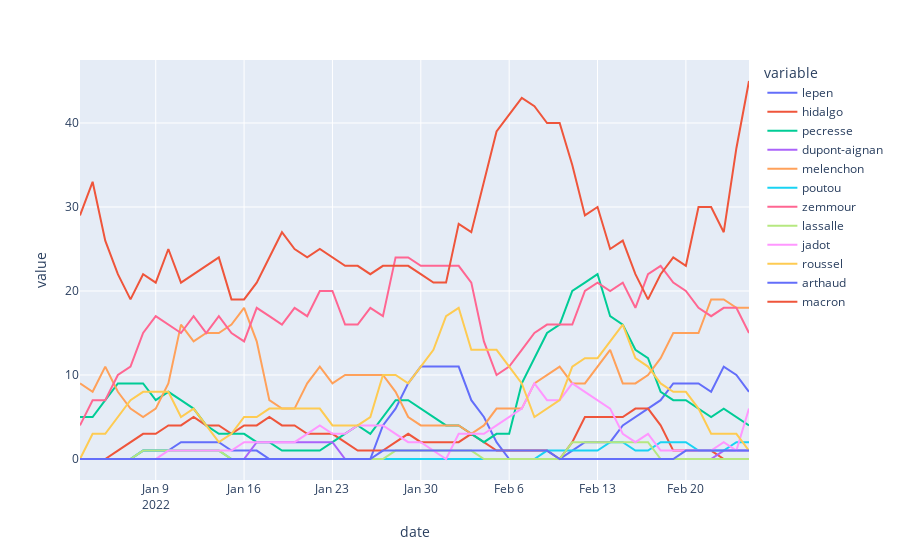

Write notebook code for a chart like this one.
### Code cell
import plotly.express as px

pd.options.plotting.backend = "plotly"
rs_df.plot(x='date', y=candidats)

### Figure 1 — Plotly figure (JSON) as saved in the notebook; plotly's stock layout.template omitted (floating-point values rounded to 4 significant figures)
{"data": [{"hovertemplate": "variable=lepen<br>date=%{x}<br>value=%{y}<extra></extra>", "legendgroup": "lepen", "line": {"color": "#636efa", "dash": "solid"}, "marker": {"symbol": "circle"}, "mode": "lines", "name": "lepen", "orientation": "v", "showlegend": true, "type": "scatter", "x": ["2022-01-03", "2022-01-04", "2022-01-05", "2022-01-06", "2022-01-07", "2022-01-08", "2022-01-09", "2022-01-10", "2022-01-11", "2022-01-12", "2022-01-13", "2022-01-14", "2022-01-15", "2022-01-16", "2022-01-17", "2022-01-18", "2022-01-19", "2022-01-20", "2022-01-21", "2022-01-22", "2022-01-23", "2022-01-24", "2022-01-25", "2022-01-26", "2022-01-27", "2022-01-28", "2022-01-29", "2022-01-30", "2022-01-31", "2022-02-01", "2022-02-02", "2022-02-03", "2022-02-04", "2022-02-05", "2022-02-06", "2022-02-07", "2022-02-08", "2022-02-09", "2022-02-10", "2022-02-11", "2022-02-12", "2022-02-13", "2022-02-14", "2022-02-15", "2022-02-16", "2022-02-17", "2022-02-18", "2022-02-19", "2022-02-20", "2022-02-21", "2022-02-22", "2022-02-23", "2022-02-24", "2022-02-25"], "xaxis": "x", "y": [0, 0, 0, 0, 0, 1, 1, 1, 2, 2, 2, 2, 1, 1, 1, 0, 0, 0, 0, 0, 0, 0, 0, 0, 4, 6, 9, 11, 11, 11, 11, 7, 5, 2, 0, 0, 0, 0, 0, 1, 2, 2, 2, 4, 5, 6, 7, 9, 9, 9, 8, 11, 10, 8], "yaxis": "y"}, {"hovertemplate": "variable=hidalgo<br>date=%{x}<br>value=%{y}<extra></extra>", "legendgroup": "hidalgo", "line": {"color": "#EF553B", "dash": "solid"}, "marker": {"symbol": "circle"}, "mode": "lines", "name": "hidalgo", "orientation": "v", "showlegend": true, "type": "scatter", "x": ["2022-01-03", "2022-01-04", "2022-01-05", "2022-01-06", "2022-01-07", "2022-01-08", "2022-01-09", "2022-01-10", "2022-01-11", "2022-01-12", "2022-01-13", "2022-01-14", "2022-01-15", "2022-01-16", "2022-01-17", "2022-01-18", "2022-01-19", "2022-01-20", "2022-01-21", "2022-01-22", "2022-01-23", "2022-01-24", "2022-01-25", "2022-01-26", "2022-01-27", "2022-01-28", "2022-01-29", "2022-01-30", "2022-01-31", "2022-02-01", "2022-02-02", "2022-02-03", "2022-02-04", "2022-02-05", "2022-02-06", "2022-02-07", "2022-02-08", "2022-02-09", "2022-02-10", "2022-02-11", "2022-02-12", "2022-02-13", "2022-02-14", "2022-02-15", "2022-02-16", "2022-02-17", "2022-02-18", "2022-02-19", "2022-02-20", "2022-02-21", "2022-02-22", "2022-02-23", "2022-02-24", "2022-02-25"], "xaxis": "x", "y": [0, 0, 0, 1, 2, 3, 3, 4, 4, 5, 4, 4, 3, 4, 4, 5, 4, 4, 3, 3, 3, 2, 1, 1, 1, 2, 3, 2, 2, 2, 2, 3, 2, 1, 1, 1, 1, 1, 0, 2, 5, 5, 5, 5, 6, 6, 4, 1, 1, 1, 1, 0, 0, 0], "yaxis": "y"}, {"hovertemplate": "variable=pecresse<br>date=%{x}<br>value=%{y}<extra></extra>", "legendgroup": "pecresse", "line": {"color": "#00cc96", "dash": "solid"}, "marker": {"symbol": "circle"}, "mode": "lines", "name": "pecresse", "orientation": "v", "showlegend": true, "type": "scatter", "x": ["2022-01-03", "2022-01-04", "2022-01-05", "2022-01-06", "2022-01-07", "2022-01-08", "2022-01-09", "2022-01-10", "2022-01-11", "2022-01-12", "2022-01-13", "2022-01-14", "2022-01-15", "2022-01-16", "2022-01-17", "2022-01-18", "2022-01-19", "2022-01-20", "2022-01-21", "2022-01-22", "2022-01-23", "2022-01-24", "2022-01-25", "2022-01-26", "2022-01-27", "2022-01-28", "2022-01-29", "2022-01-30", "2022-01-31", "2022-02-01", "2022-02-02", "2022-02-03", "2022-02-04", "2022-02-05", "2022-02-06", "2022-02-07", "2022-02-08", "2022-02-09", "2022-02-10", "2022-02-11", "2022-02-12", "2022-02-13", "2022-02-14", "2022-02-15", "2022-02-16", "2022-02-17", "2022-02-18", "2022-02-19", "2022-02-20", "2022-02-21", "2022-02-22", "2022-02-23", "2022-02-24", "2022-02-25"], "xaxis": "x", "y": [5, 5, 7, 9, 9, 9, 7, 8, 7, 6, 4, 3, 3, 3, 2, 2, 1, 1, 1, 1, 2, 3, 4, 3, 5, 7, 7, 6, 5, 4, 4, 3, 2, 3, 3, 9, 12, 15, 16, 20, 21, 22, 17, 16, 13, 12, 8, 7, 7, 6, 5, 6, 5, 4], "yaxis": "y"}, {"hovertemplate": "variable=dupont-aignan<br>date=%{x}<br>value=%{y}<extra></extra>", "legendgroup": "dupont-aignan", "line": {"color": "#ab63fa", "dash": "solid"}, "marker": {"symbol": "circle"}, "mode": "lines", "name": "dupont-aignan", "orientation": "v", "showlegend": true, "type": "scatter", "x": ["2022-01-03", "2022-01-04", "2022-01-05", "2022-01-06", "2022-01-07", "2022-01-08", "2022-01-09", "2022-01-10", "2022-01-11", "2022-01-12", "2022-01-13", "2022-01-14", "2022-01-15", "2022-01-16", "2022-01-17", "2022-01-18", "2022-01-19", "2022-01-20", "2022-01-21", "2022-01-22", "2022-01-23", "2022-01-24", "2022-01-25", "2022-01-26", "2022-01-27", "2022-01-28", "2022-01-29", "2022-01-30", "2022-01-31", "2022-02-01", "2022-02-02", "2022-02-03", "2022-02-04", "2022-02-05", "2022-02-06", "2022-02-07", "2022-02-08", "2022-02-09", "2022-02-10", "2022-02-11", "2022-02-12", "2022-02-13", "2022-02-14", "2022-02-15", "2022-02-16", "2022-02-17", "2022-02-18", "2022-02-19", "2022-02-20", "2022-02-21", "2022-02-22", "2022-02-23", "2022-02-24", "2022-02-25"], "xaxis": "x", "y": [0, 0, 0, 0, 0, 0, 0, 0, 0, 0, 0, 0, 0, 0, 2, 2, 2, 2, 2, 2, 2, 0, 0, 0, 0, 0, 0, 0, 0, 0, 0, 0, 0, 0, 0, 0, 0, 0, 0, 0, 0, 0, 0, 0, 0, 0, 0, 0, 0, 0, 0, 1, 1, 1], "yaxis": "y"}, {"hovertemplate": "variable=melenchon<br>date=%{x}<br>value=%{y}<extra></extra>", "legendgroup": "melenchon", "line": {"color": "#FFA15A", "dash": "solid"}, "marker": {"symbol": "circle"}, "mode": "lines", "name": "melenchon", "orientation": "v", "showlegend": true, "type": "scatter", "x": ["2022-01-03", "2022-01-04", "2022-01-05", "2022-01-06", "2022-01-07", "2022-01-08", "2022-01-09", "2022-01-10", "2022-01-11", "2022-01-12", "2022-01-13", "2022-01-14", "2022-01-15", "2022-01-16", "2022-01-17", "2022-01-18", "2022-01-19", "2022-01-20", "2022-01-21", "2022-01-22", "2022-01-23", "2022-01-24", "2022-01-25", "2022-01-26", "2022-01-27", "2022-01-28", "2022-01-29", "2022-01-30", "2022-01-31", "2022-02-01", "2022-02-02", "2022-02-03", "2022-02-04", "2022-02-05", "2022-02-06", "2022-02-07", "2022-02-08", "2022-02-09", "2022-02-10", "2022-02-11", "2022-02-12", "2022-02-13", "2022-02-14", "2022-02-15", "2022-02-16", "2022-02-17", "2022-02-18", "2022-02-19", "2022-02-20", "2022-02-21", "2022-02-22", "2022-02-23", "2022-02-24", "2022-02-25"], "xaxis": "x", "y": [9, 8, 11, 8, 6, 5, 6, 9, 16, 14, 15, 15, 16, 18, 14, 7, 6, 6, 9, 11, 9, 10, 10, 10, 10, 8, 5, 4, 4, 4, 4, 3, 4, 6, 6, 6, 9, 10, 11, 9, 9, 11, 13, 9, 9, 10, 12, 15, 15, 15, 19, 19, 18, 18], "yaxis": "y"}, {"hovertemplate": "variable=poutou<br>date=%{x}<br>value=%{y}<extra></extra>", "legendgroup": "poutou", "line": {"color": "#19d3f3", "dash": "solid"}, "marker": {"symbol": "circle"}, "mode": "lines", "name": "poutou", "orientation": "v", "showlegend": true, "type": "scatter", "x": ["2022-01-03", "2022-01-04", "2022-01-05", "2022-01-06", "2022-01-07", "2022-01-08", "2022-01-09", "2022-01-10", "2022-01-11", "2022-01-12", "2022-01-13", "2022-01-14", "2022-01-15", "2022-01-16", "2022-01-17", "2022-01-18", "2022-01-19", "2022-01-20", "2022-01-21", "2022-01-22", "2022-01-23", "2022-01-24", "2022-01-25", "2022-01-26", "2022-01-27", "2022-01-28", "2022-01-29", "2022-01-30", "2022-01-31", "2022-02-01", "2022-02-02", "2022-02-03", "2022-02-04", "2022-02-05", "2022-02-06", "2022-02-07", "2022-02-08", "2022-02-09", "2022-02-10", "2022-02-11", "2022-02-12", "2022-02-13", "2022-02-14", "2022-02-15", "2022-02-16", "2022-02-17", "2022-02-18", "2022-02-19", "2022-02-20", "2022-02-21", "2022-02-22", "2022-02-23", "2022-02-24", "2022-02-25"], "xaxis": "x", "y": [0, 0, 0, 0, 0, 1, 1, 1, 1, 1, 1, 1, 0, 0, 0, 0, 0, 0, 0, 0, 0, 0, 0, 0, 0, 0, 0, 0, 0, 0, 0, 0, 0, 0, 0, 0, 0, 1, 1, 1, 1, 1, 2, 2, 1, 1, 2, 2, 2, 1, 1, 1, 2, 2], "yaxis": "y"}, {"hovertemplate": "variable=zemmour<br>date=%{x}<br>value=%{y}<extra></extra>", "legendgroup": "zemmour", "line": {"color": "#FF6692", "dash": "solid"}, "marker": {"symbol": "circle"}, "mode": "lines", "name": "zemmour", "orientation": "v", "showlegend": true, "type": "scatter", "x": ["2022-01-03", "2022-01-04", "2022-01-05", "2022-01-06", "2022-01-07", "2022-01-08", "2022-01-09", "2022-01-10", "2022-01-11", "2022-01-12", "2022-01-13", "2022-01-14", "2022-01-15", "2022-01-16", "2022-01-17", "2022-01-18", "2022-01-19", "2022-01-20", "2022-01-21", "2022-01-22", "2022-01-23", "2022-01-24", "2022-01-25", "2022-01-26", "2022-01-27", "2022-01-28", "2022-01-29", "2022-01-30", "2022-01-31", "2022-02-01", "2022-02-02", "2022-02-03", "2022-02-04", "2022-02-05", "2022-02-06", "2022-02-07", "2022-02-08", "2022-02-09", "2022-02-10", "2022-02-11", "2022-02-12", "2022-02-13", "2022-02-14", "2022-02-15", "2022-02-16", "2022-02-17", "2022-02-18", "2022-02-19", "2022-02-20", "2022-02-21", "2022-02-22", "2022-02-23", "2022-02-24", "2022-02-25"], "xaxis": "x", "y": [4, 7, 7, 10, 11, 15, 17, 16, 15, 17, 15, 17, 15, 14, 18, 17, 16, 18, 17, 20, 20, 16, 16, 18, 17, 24, 24, 23, 23, 23, 23, 21, 14, 10, 11, 13, 15, 16, 16, 16, 20, 21, 20, 21, 18, 22, 23, 21, 20, 18, 17, 18, 18, 15], "yaxis": "y"}, {"hovertemplate": "variable=lassalle<br>date=%{x}<br>value=%{y}<extra></extra>", "legendgroup": "lassalle", "line": {"color": "#B6E880", "dash": "solid"}, "marker": {"symbol": "circle"}, "mode": "lines", "name": "lassalle", "orientation": "v", "showlegend": true, "type": "scatter", "x": ["2022-01-03", "2022-01-04", "2022-01-05", "2022-01-06", "2022-01-07", "2022-01-08", "2022-01-09", "2022-01-10", "2022-01-11", "2022-01-12", "2022-01-13", "2022-01-14", "2022-01-15", "2022-01-16", "2022-01-17", "2022-01-18", "2022-01-19", "2022-01-20", "2022-01-21", "2022-01-22", "2022-01-23", "2022-01-24", "2022-01-25", "2022-01-26", "2022-01-27", "2022-01-28", "2022-01-29", "2022-01-30", "2022-01-31", "2022-02-01", "2022-02-02", "2022-02-03", "2022-02-04", "2022-02-05", "2022-02-06", "2022-02-07", "2022-02-08", "2022-02-09", "2022-02-10", "2022-02-11", "2022-02-12", "2022-02-13", "2022-02-14", "2022-02-15", "2022-02-16", "2022-02-17", "2022-02-18", "2022-02-19", "2022-02-20", "2022-02-21", "2022-02-22", "2022-02-23", "2022-02-24", "2022-02-25"], "xaxis": "x", "y": [0, 0, 0, 0, 0, 1, 1, 1, 1, 1, 1, 1, 0, 0, 0, 0, 0, 0, 0, 0, 0, 0, 0, 0, 0, 1, 1, 1, 1, 1, 1, 1, 0, 0, 0, 0, 0, 0, 0, 2, 2, 2, 2, 2, 2, 2, 0, 0, 0, 0, 0, 0, 0, 0], "yaxis": "y"}, {"hovertemplate": "variable=jadot<br>date=%{x}<br>value=%{y}<extra></extra>", "legendgroup": "jadot", "line": {"color": "#FF97FF", "dash": "solid"}, "marker": {"symbol": "circle"}, "mode": "lines", "name": "jadot", "orientation": "v", "showlegend": true, "type": "scatter", "x": ["2022-01-03", "2022-01-04", "2022-01-05", "2022-01-06", "2022-01-07", "2022-01-08", "2022-01-09", "2022-01-10", "2022-01-11", "2022-01-12", "2022-01-13", "2022-01-14", "2022-01-15", "2022-01-16", "2022-01-17", "2022-01-18", "2022-01-19", "2022-01-20", "2022-01-21", "2022-01-22", "2022-01-23", "2022-01-24", "2022-01-25", "2022-01-26", "2022-01-27", "2022-01-28", "2022-01-29", "2022-01-30", "2022-01-31", "2022-02-01", "2022-02-02", "2022-02-03", "2022-02-04", "2022-02-05", "2022-02-06", "2022-02-07", "2022-02-08", "2022-02-09", "2022-02-10", "2022-02-11", "2022-02-12", "2022-02-13", "2022-02-14", "2022-02-15", "2022-02-16", "2022-02-17", "2022-02-18", "2022-02-19", "2022-02-20", "2022-02-21", "2022-02-22", "2022-02-23", "2022-02-24", "2022-02-25"], "xaxis": "x", "y": [0, 0, 0, 0, 0, 0, 0, 1, 1, 1, 1, 1, 1, 2, 2, 2, 2, 2, 3, 4, 3, 3, 4, 4, 4, 3, 2, 2, 1, 0, 3, 3, 3, 4, 5, 6, 9, 7, 7, 9, 8, 7, 6, 3, 2, 3, 1, 1, 1, 1, 1, 2, 1, 6], "yaxis": "y"}, {"hovertemplate": "variable=roussel<br>date=%{x}<br>value=%{y}<extra></extra>", "legendgroup": "roussel", "line": {"color": "#FECB52", "dash": "solid"}, "marker": {"symbol": "circle"}, "mode": "lines", "name": "roussel", "orientation": "v", "showlegend": true, "type": "scatter", "x": ["2022-01-03", "2022-01-04", "2022-01-05", "2022-01-06", "2022-01-07", "2022-01-08", "2022-01-09", "2022-01-10", "2022-01-11", "2022-01-12", "2022-01-13", "2022-01-14", "2022-01-15", "2022-01-16", "2022-01-17", "2022-01-18", "2022-01-19", "2022-01-20", "2022-01-21", "2022-01-22", "2022-01-23", "2022-01-24", "2022-01-25", "2022-01-26", "2022-01-27", "2022-01-28", "2022-01-29", "2022-01-30", "2022-01-31", "2022-02-01", "2022-02-02", "2022-02-03", "2022-02-04", "2022-02-05", "2022-02-06", "2022-02-07", "2022-02-08", "2022-02-09", "2022-02-10", "2022-02-11", "2022-02-12", "2022-02-13", "2022-02-14", "2022-02-15", "2022-02-16", "2022-02-17", "2022-02-18", "2022-02-19", "2022-02-20", "2022-02-21", "2022-02-22", "2022-02-23", "2022-02-24", "2022-02-25"], "xaxis": "x", "y": [0, 3, 3, 5, 7, 8, 8, 8, 5, 6, 4, 2, 3, 5, 5, 6, 6, 6, 6, 6, 4, 4, 4, 5, 10, 10, 9, 11, 13, 17, 18, 13, 13, 13, 11, 9, 5, 6, 7, 11, 12, 12, 14, 16, 12, 11, 9, 8, 8, 6, 3, 3, 3, 1], "yaxis": "y"}, {"hovertemplate": "variable=arthaud<br>date=%{x}<br>value=%{y}<extra></extra>", "legendgroup": "arthaud", "line": {"color": "#636efa", "dash": "solid"}, "marker": {"symbol": "circle"}, "mode": "lines", "name": "arthaud", "orientation": "v", "showlegend": true, "type": "scatter", "x": ["2022-01-03", "2022-01-04", "2022-01-05", "2022-01-06", "2022-01-07", "2022-01-08", "2022-01-09", "2022-01-10", "2022-01-11", "2022-01-12", "2022-01-13", "2022-01-14", "2022-01-15", "2022-01-16", "2022-01-17", "2022-01-18", "2022-01-19", "2022-01-20", "2022-01-21", "2022-01-22", "2022-01-23", "2022-01-24", "2022-01-25", "2022-01-26", "2022-01-27", "2022-01-28", "2022-01-29", "2022-01-30", "2022-01-31", "2022-02-01", "2022-02-02", "2022-02-03", "2022-02-04", "2022-02-05", "2022-02-06", "2022-02-07", "2022-02-08", "2022-02-09", "2022-02-10", "2022-02-11", "2022-02-12", "2022-02-13", "2022-02-14", "2022-02-15", "2022-02-16", "2022-02-17", "2022-02-18", "2022-02-19", "2022-02-20", "2022-02-21", "2022-02-22", "2022-02-23", "2022-02-24", "2022-02-25"], "xaxis": "x", "y": [0, 0, 0, 0, 0, 0, 0, 0, 0, 0, 0, 0, 0, 0, 0, 0, 0, 0, 0, 0, 0, 0, 0, 0, 1, 1, 1, 1, 1, 1, 1, 1, 1, 1, 1, 1, 1, 1, 0, 0, 0, 0, 0, 0, 0, 0, 0, 0, 1, 1, 1, 1, 1, 1], "yaxis": "y"}, {"hovertemplate": "variable=macron<br>date=%{x}<br>value=%{y}<extra></extra>", "legendgroup": "macron", "line": {"color": "#EF553B", "dash": "solid"}, "marker": {"symbol": "circle"}, "mode": "lines", "name": "macron", "orientation": "v", "showlegend": true, "type": "scatter", "x": ["2022-01-03", "2022-01-04", "2022-01-05", "2022-01-06", "2022-01-07", "2022-01-08", "2022-01-09", "2022-01-10", "2022-01-11", "2022-01-12", "2022-01-13", "2022-01-14", "2022-01-15", "2022-01-16", "2022-01-17", "2022-01-18", "2022-01-19", "2022-01-20", "2022-01-21", "2022-01-22", "2022-01-23", "2022-01-24", "2022-01-25", "2022-01-26", "2022-01-27", "2022-01-28", "2022-01-29", "2022-01-30", "2022-01-31", "2022-02-01", "2022-02-02", "2022-02-03", "2022-02-04", "2022-02-05", "2022-02-06", "2022-02-07", "2022-02-08", "2022-02-09", "2022-02-10", "2022-02-11", "2022-02-12", "2022-02-13", "2022-02-14", "2022-02-15", "2022-02-16", "2022-02-17", "2022-02-18", "2022-02-19", "2022-02-20", "2022-02-21", "2022-02-22", "2022-02-23", "2022-02-24", "2022-02-25"], "xaxis": "x", "y": [29, 33, 26, 22, 19, 22, 21, 25, 21, 22, 23, 24, 19, 19, 21, 24, 27, 25, 24, 25, 24, 23, 23, 22, 23, 23, 23, 22, 21, 21, 28, 27, 33, 39, 41, 43, 42, 40, 40, 35, 29, 30, 25, 26, 22, 19, 22, 24, 23, 30, 30, 27, 37, 45], "yaxis": "y"}], "layout": {"legend": {"title": {"text": "variable"}, "tracegroupgap": 0}, "margin": {"t": 60}, "xaxis": {"anchor": "y", "domain": [0, 1], "title": {"text": "date"}}, "yaxis": {"anchor": "x", "domain": [0, 1], "title": {"text": "value"}}}}
